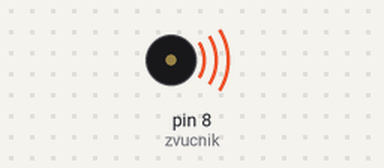
Recording of a sketch running on a simulated Arduino Uno, built with avr-gcc and run on an emulated ATmega328P. Parts: buzzer (waves = sounding).

Above: at 0.1 s.
At 1.8 s:
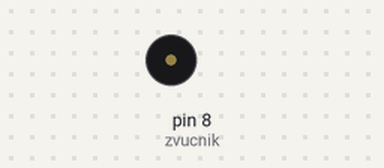
Timing chart, 0 to 3.3 s (numbered marks = the images above):
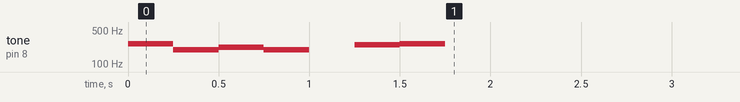

The sketch:

44-zvucnik-melodija.ino
```cpp
// http://www.arduino.cc/en/Tutorial/Tone
#include "pitches.h"

int zvucnik = 8; // plus zvučnika
int melodija[] = {NOTE_C4, NOTE_G3, NOTE_G3, NOTE_A3, NOTE_G3, 0, NOTE_B3, NOTE_C4};
int duzinaNota[] = {4, 8, 8, 4, 4, 4, 4, 4}; // 4 = četvrtina, 8 = osmina

void setup()
{
  for (int i = 0; i < 8; i++)
  {
    // deli sekundu sa dužinom note, npr. četvrtina = 1000/4, osmina = 1000/8
    int duzinaNote = 1000 / duzinaNota[i];
    tone(zvucnik, melodija[i], duzinaNote);
    delay(duzinaNote);
    noTone(zvucnik);
  }
}

void loop()
{
  // bez ponavljanja
}
```

pitches.h
```cpp
#define NOTE_B0  31
#define NOTE_C1  33
#define NOTE_CS1 35
#define NOTE_D1  37
#define NOTE_DS1 39
#define NOTE_E1  41
#define NOTE_F1  44
#define NOTE_FS1 46
#define NOTE_G1  49
#define NOTE_GS1 52
#define NOTE_A1  55
#define NOTE_AS1 58
#define NOTE_B1  62
#define NOTE_C2  65
#define NOTE_CS2 69
#define NOTE_D2  73
#define NOTE_DS2 78
#define NOTE_E2  82
#define NOTE_F2  87
#define NOTE_FS2 93
#define NOTE_G2  98
#define NOTE_GS2 104
#define NOTE_A2  110
#define NOTE_AS2 117
#define NOTE_B2  123
#define NOTE_C3  131
#define NOTE_CS3 139
#define NOTE_D3  147
#define NOTE_DS3 156
#define NOTE_E3  165
#define NOTE_F3  175
#define NOTE_FS3 185
#define NOTE_G3  196
#define NOTE_GS3 208
#define NOTE_A3  220
#define NOTE_AS3 233
#define NOTE_B3  247
#define NOTE_C4  262
#define NOTE_CS4 277
#define NOTE_D4  294
#define NOTE_DS4 311
#define NOTE_E4  330
#define NOTE_F4  349
#define NOTE_FS4 370
#define NOTE_G4  392
#define NOTE_GS4 415
#define NOTE_A4  440
#define NOTE_AS4 466
#define NOTE_B4  494
#define NOTE_C5  523
#define NOTE_CS5 554
#define NOTE_D5  587
#define NOTE_DS5 622
#define NOTE_E5  659
#define NOTE_F5  698
#define NOTE_FS5 740
#define NOTE_G5  784
#define NOTE_GS5 831
#define NOTE_A5  880
#define NOTE_AS5 932
#define NOTE_B5  988
#define NOTE_C6  1047
#define NOTE_CS6 1109
#define NOTE_D6  1175
#define NOTE_DS6 1245
#define NOTE_E6  1319
#define NOTE_F6  1397
#define NOTE_FS6 1480
#define NOTE_G6  1568
#define NOTE_GS6 1661
#define NOTE_A6  1760
#define NOTE_AS6 1865
#define NOTE_B6  1976
#define NOTE_C7  2093
#define NOTE_CS7 2217
#define NOTE_D7  2349
#define NOTE_DS7 2489
#define NOTE_E7  2637
#define NOTE_F7  2794
#define NOTE_FS7 2960
#define NOTE_G7  3136
#define NOTE_GS7 3322
#define NOTE_A7  3520
#define NOTE_AS7 3729
#define NOTE_B7  3951
#define NOTE_C8  4186
#define NOTE_CS8 4435
#define NOTE_D8  4699
#define NOTE_DS8 4978
#define END -1
```
